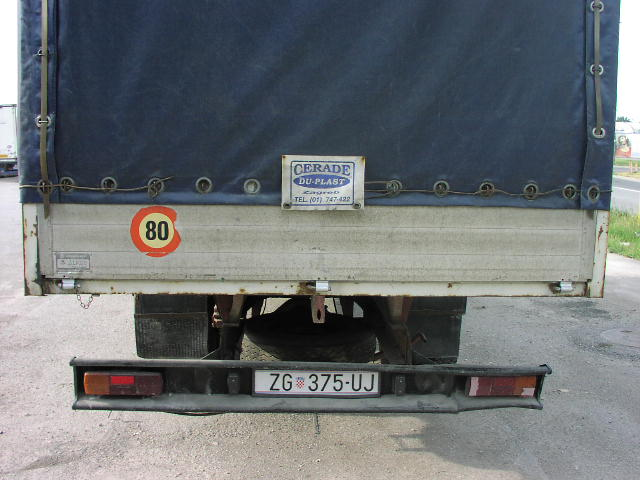
%> input picture Trabajo/Programa/NTrain/Coche001.jpg, 640 x 480 px
$ octave --eval "result = obtenerCaracter(imread('NTrain/Coche001.jpg'));"   (GNU Octave 9; MATLAB toolbox functions it lacks are replaced by stand-ins)
%> lines starting %> are read from the running program, lines starting %| are printed output that depends on the picture; in (x1, y1, x2, y2) boxes, pixels count from 0 and x2, y2 are one past the last pixel; in counts of white or black regions, pixels touching at a corner belong together; the program's own positions count from 1
function C = obtenerCaracter (I)
	[xt,y,z]=size(I);
%> xt = 480; y = 640; z = 3
	I=I(:,round(y*0.03):y-round(y*0.03),:);
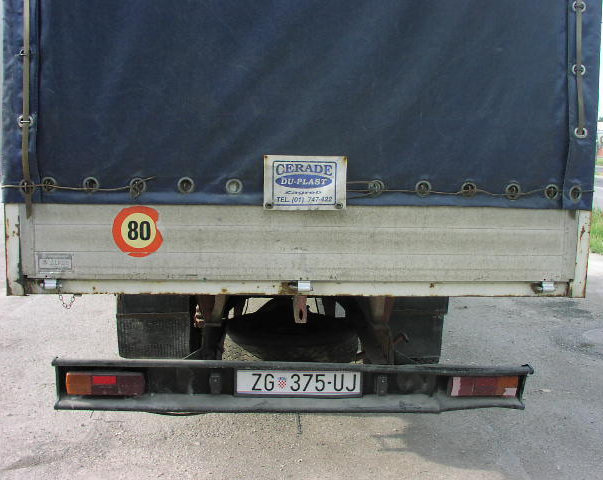
%> I: size 480x603x3 uint8; mean R, G, B 103, 107.6, 110.3
	figure, imshow(I);
	BC = imadjust(I, [0 1], [1 0]);
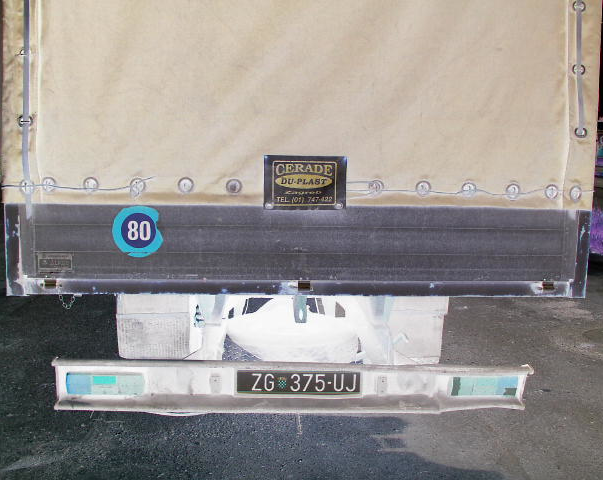
%> BC: size 480x603x3 uint8; mean R, G, B 152, 147.4, 144.7
	%BC=im2bw(BC);
	figure, imshow(BC);
	%bw = im2bw(BC, graythresh(BC));
	bw = im2bw(BC, 0.75);
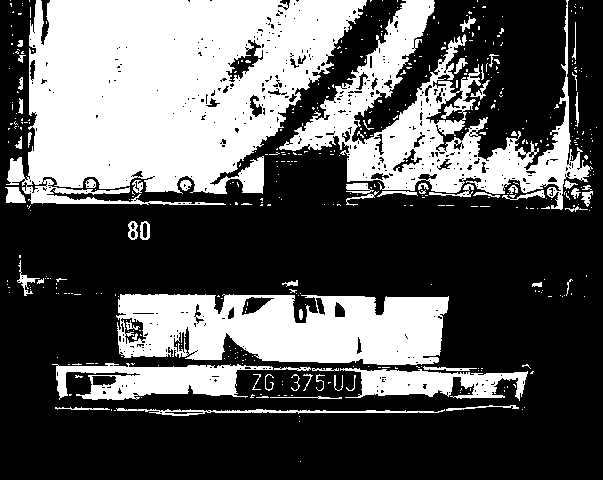
%> bw: size 480x603 logical; 35.5% white; 459 white regions (397 under 20 px)
	figure, imshow(bw);
   % cc = bwconncomp(bw);
    %lblMatrix = labelmatrix(cc);

% %%%%%%%%%%%%%%%%%%%%%%%%%%%%%%%%%%%%%%%%%%%%%%%%%%%%%%%%%%%%%%%%%%%%%%%%%
% %%% CROPPED IMAGE DILATION IMPACT :
% %%%%%%%%%%%%%%%%%%%%%%%%%%%%%%%%%%%%%%%%%%%%%%%%%%%%%%%%%%%%%%%%%%%%%%%%%

%img_crop_dil = imdilate(bw,strel('square',2)); %% Dilate image using square Str element
%figure;imshow(img_crop_dil);title(' Dilated LP ');   %% Display image

%%%%%%%%%%%%%%%%%%%%%%%%%%%%%%%%%%%%%%%%%%%%%%%%%%%%%%%%%%%%%%%%%%%%%%%%%%%
%%% Dilated CROPPED IMAGE FILLING :
%%%%%%%%%%%%%%%%%%%%%%%%%%%%%%%%%%%%%%%%%%%%%%%%%%%%%%%%%%%%%%%%%%%%%%%%%%%

%img_crop_fill = imfill(img_crop_dil,'holes'); %% Image Filling with holes
%figure;imshow(img_crop_fill);title(' Dilated Filled With Holes LP');%%Display image

%[row_img_crop_fill col_img_crop_fill] = size(img_crop_fill);
%[Ilabel num] = bwlabel(img_crop_fill); %% labelling connected objects
[Ilabel num] = bwlabel(bw);
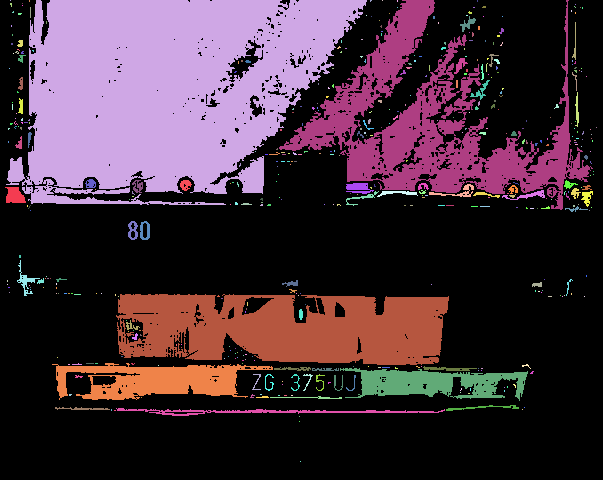
%> Ilabel: size 480x603 double; 460 distinct labels, from 0 to 459; one colour per label, 0 black
%> num = 459
stat = regionprops(Ilabel);
%> stat = 459 regions; largest, box (x1, y1, x2, y2), Area and Centroid: (6, 0, 367, 205) 50631 [166.1 90.8], (279, 0, 593, 210) 19357 [432 125.9], (116, 294, 449, 365) 18540 [289.3 329.1], (52, 363, 273, 400) 4655 [158 381.1], (340, 368, 528, 401) 3361 [434 383.5]

% [7 lines of commented-out code are left out]
MAUX=0;
[x,y]=size(bw);
%> x = 480; y = 603
for cnt = 1 : numel(stat)
	bb = stat(cnt).BoundingBox;
	if(bb(1,4)>(x/2) && bb(1,3)>1 && bb(1,3)<(y/5) && bb(1,4)<round(xt*0.95))
		MAUX=MAUX+1;
	end
end
%> this loop made 459 passes
%> bb on passes 1 to 3: [5.5 187.5 21 16], [6.5 0.5 361 205], [7.5 280.5 1 2]
%> after the loop, MAUX = 0
if (MAUX<6)
	bw = im2bw(BC, 0.6);
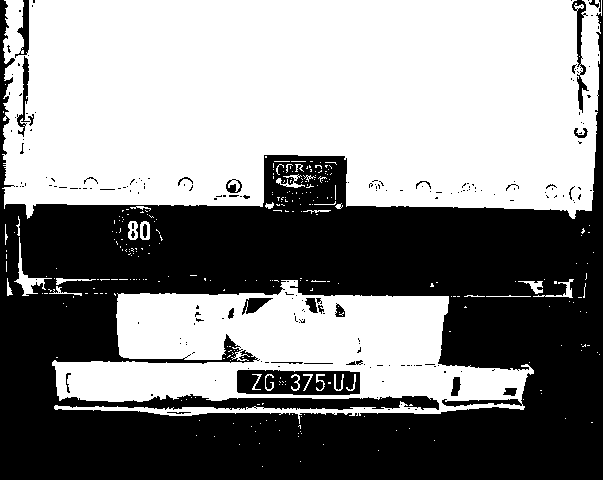
%> bw: size 480x603 logical; 53.8% white; 204 black regions (175 under 20 px)
	figure, imshow(bw);
	[Ilabel num] = bwlabel(bw);
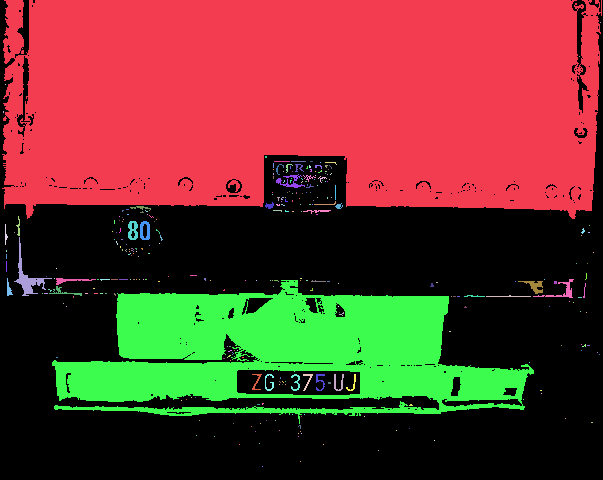
%> Ilabel: size 480x603 double; 292 distinct labels, from 0 to 291; one colour per label, 0 black
%> num = 291
	stat = regionprops(Ilabel);
%> stat = 291 regions; largest, box (x1, y1, x2, y2), Area and Centroid: (2, 0, 602, 219) 116022 [303.2 101.1], (52, 280, 534, 424) 36738 [282.6 352.9], (14, 237, 52, 296) 422 [28.2 278.9], (533, 279, 574, 298) 160 [563 291.6], (276, 174, 305, 188) 139 [291 182.2]
end
    figure, imshow(I); hold on;
        for cnt = 1 : numel(stat)
        	bb = stat(cnt).BoundingBox;
        	rectangle('position',bb,'edgecolor','b','linewidth',2);
        end
%> this loop made 291 passes
%> bb on passes 1 to 3: [2.5 0.5 600 219], [3.5 111.5 1 2], [5.5 84.5 1 1]
    hold off;
    [x,y]=size(bw);
    aux=1;
    for cnt = 1 : numel(stat)
        bb = stat(cnt).BoundingBox;
        if(bb(1,4)>(x/2) && bb(1,3)>1 && bb(1,3)<(y/5) && bb(1,4)<round(xt*0.95))
        C{aux}=imcrop(bw,bb);
        aux=aux+1;
        figure, imshow(C{aux-1});
        end
    end
%> after the loop, aux = 1
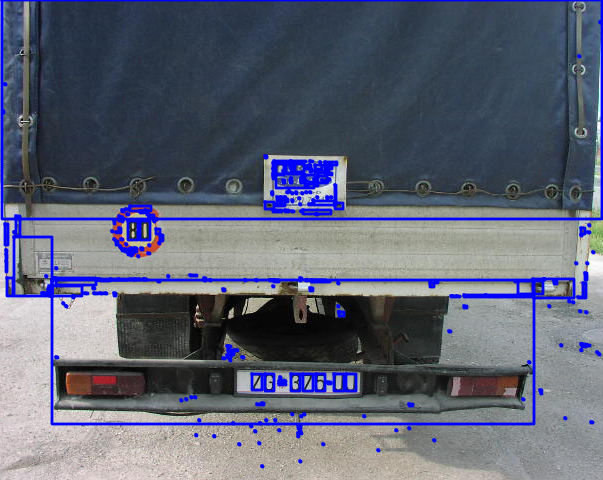
%> figure redrawn from the program's plot data

end
%> (the run ends here)
